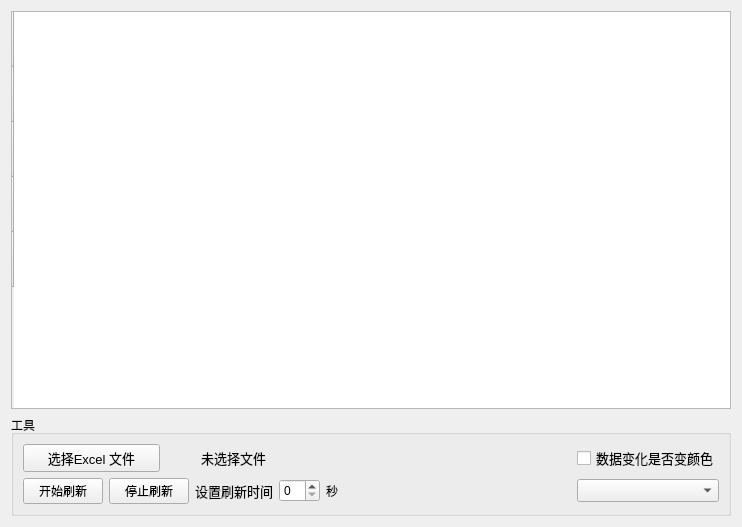
<?xml version="1.0" encoding="UTF-8"?>
<ui version="4.0">
 <class>Form</class>
 <widget class="QWidget" name="Form">
  <property name="geometry">
   <rect>
    <x>0</x>
    <y>0</y>
    <width>742</width>
    <height>527</height>
   </rect>
  </property>
  <property name="windowTitle">
   <string>安全App</string>
  </property>
  <layout class="QGridLayout" name="gridLayout_2">
   <item row="0" column="0">
    <widget class="QTableWidget" name="tableWidget">
     <attribute name="horizontalHeaderDefaultSectionSize">
      <number>125</number>
     </attribute>
     <attribute name="verticalHeaderDefaultSectionSize">
      <number>55</number>
     </attribute>
     <row>
      <property name="text">
       <string/>
      </property>
     </row>
     <row>
      <property name="text">
       <string/>
      </property>
     </row>
     <row>
      <property name="text">
       <string/>
      </property>
     </row>
     <row>
      <property name="text">
       <string/>
      </property>
     </row>
     <row>
      <property name="text">
       <string/>
      </property>
     </row>
    </widget>
   </item>
   <item row="1" column="0">
    <widget class="QGroupBox" name="groupBox">
     <property name="title">
      <string>工具</string>
     </property>
     <layout class="QGridLayout" name="gridLayout">
      <item row="0" column="3">
       <widget class="QCheckBox" name="checkBox">
        <property name="font">
         <font>
          <pointsize>10</pointsize>
         </font>
        </property>
        <property name="text">
         <string>数据变化是否变颜色</string>
        </property>
       </widget>
      </item>
      <item row="0" column="2">
       <spacer name="horizontalSpacer">
        <property name="orientation">
         <enum>Qt::Horizontal</enum>
        </property>
        <property name="sizeHint" stdset="0">
         <size>
          <width>40</width>
          <height>20</height>
         </size>
        </property>
       </spacer>
      </item>
      <item row="1" column="3">
       <widget class="QComboBox" name="comboBox">
        <property name="font">
         <font>
          <pointsize>10</pointsize>
         </font>
        </property>
        <property name="currentIndex">
         <number>-1</number>
        </property>
        <item>
         <property name="text">
          <string>红色</string>
         </property>
        </item>
        <item>
         <property name="text">
          <string>黄色</string>
         </property>
        </item>
        <item>
         <property name="text">
          <string>蓝色</string>
         </property>
        </item>
       </widget>
      </item>
      <item row="0" column="0">
       <layout class="QHBoxLayout" name="horizontalLayout_2">
        <property name="spacing">
         <number>41</number>
        </property>
        <item>
         <widget class="QPushButton" name="pushButton">
          <property name="font">
           <font>
            <pointsize>10</pointsize>
           </font>
          </property>
          <property name="text">
           <string>选择Excel 文件</string>
          </property>
         </widget>
        </item>
        <item>
         <widget class="QLabel" name="label">
          <property name="font">
           <font>
            <pointsize>10</pointsize>
           </font>
          </property>
          <property name="text">
           <string>未选择文件</string>
          </property>
         </widget>
        </item>
       </layout>
      </item>
      <item row="1" column="0">
       <layout class="QHBoxLayout" name="horizontalLayout">
        <item>
         <widget class="QPushButton" name="pushButton_3">
          <property name="text">
           <string>开始刷新</string>
          </property>
         </widget>
        </item>
        <item>
         <widget class="QPushButton" name="pushButton_2">
          <property name="text">
           <string>停止刷新</string>
          </property>
         </widget>
        </item>
        <item>
         <widget class="QLabel" name="label_2">
          <property name="font">
           <font>
            <pointsize>10</pointsize>
           </font>
          </property>
          <property name="text">
           <string>设置刷新时间</string>
          </property>
         </widget>
        </item>
        <item>
         <widget class="QSpinBox" name="spinBox"/>
        </item>
        <item>
         <widget class="QLabel" name="label_3">
          <property name="text">
           <string>秒</string>
          </property>
         </widget>
        </item>
       </layout>
      </item>
     </layout>
    </widget>
   </item>
  </layout>
 </widget>
 <resources/>
 <connections/>
</ui>
